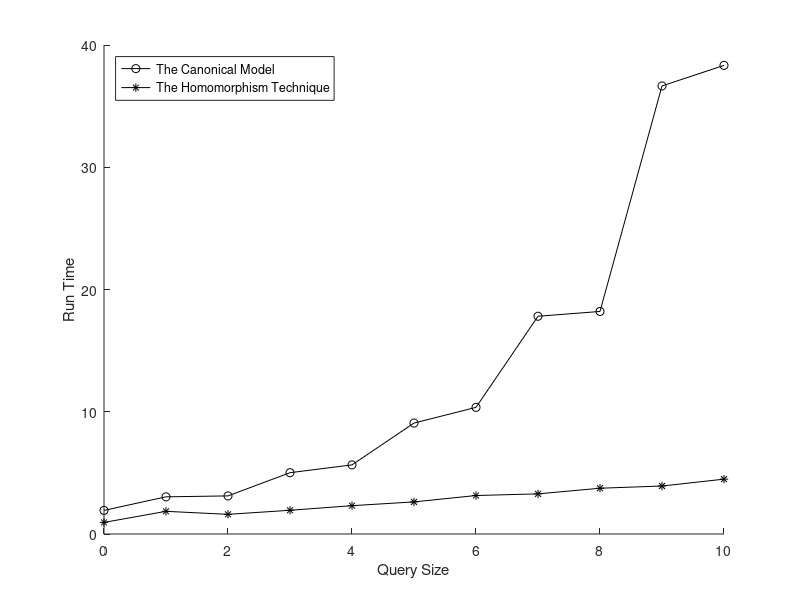

Recreate this plot in MATLAB.
format long
A = [
	0	1.930400	0.947300;
	1	3.040800	1.855000;
	2	3.116100	1.609000;
	3	5.015400	1.940000;
	4	5.653700	2.317300;
	5	9.074600	2.626200;
	6	10.358900	3.147900;
	7	17.811400	3.283100;
	8	18.204600	3.744800;
	9	36.650500	3.925800;
	10	38.334200	4.487100;
];

hold on
f = plot(A(:,1), A(:,2), 'k-o');
f = plot(A(:,1), A(:,3), 'k-*');
hold off
xlabel('Query Size')
ylabel('Run Time')
legend('The Canonical Model', 'The Homomorphism Technique', 'Location', 'northwest')
saveas(f, '../img/ChildDescendantGraph.png');
